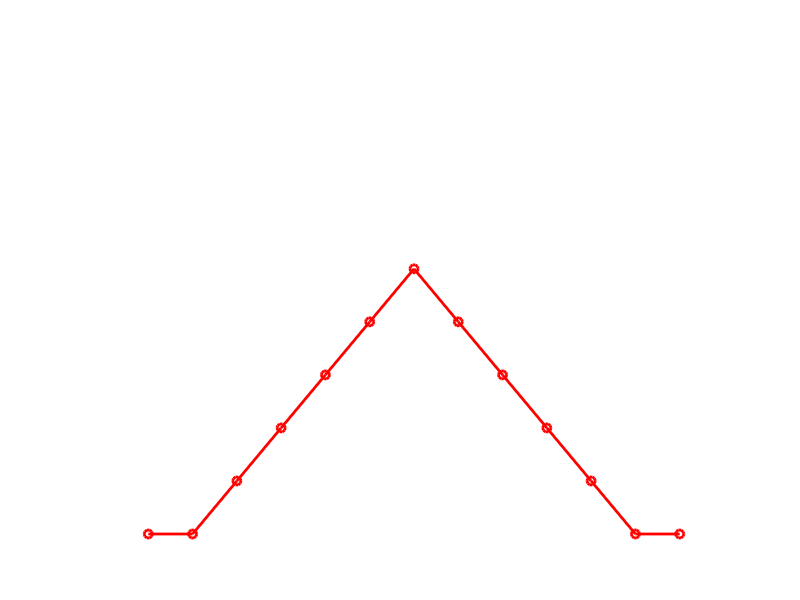
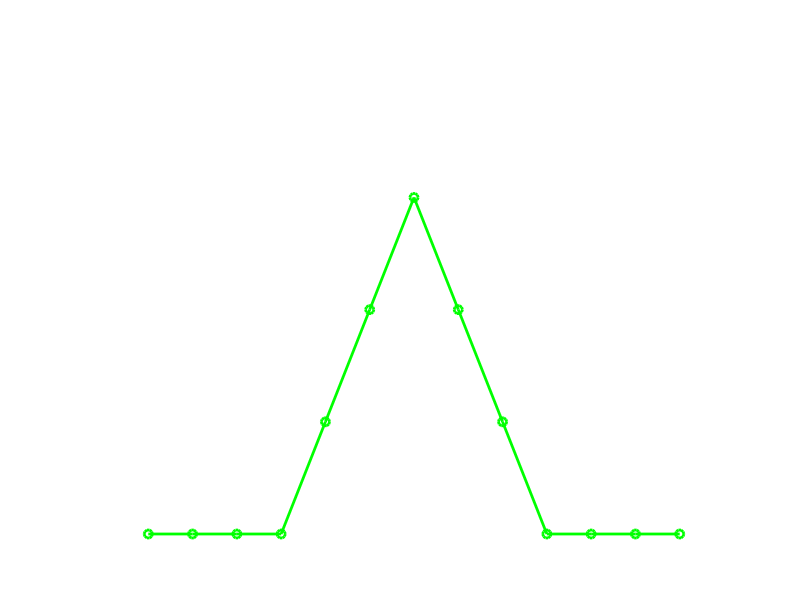
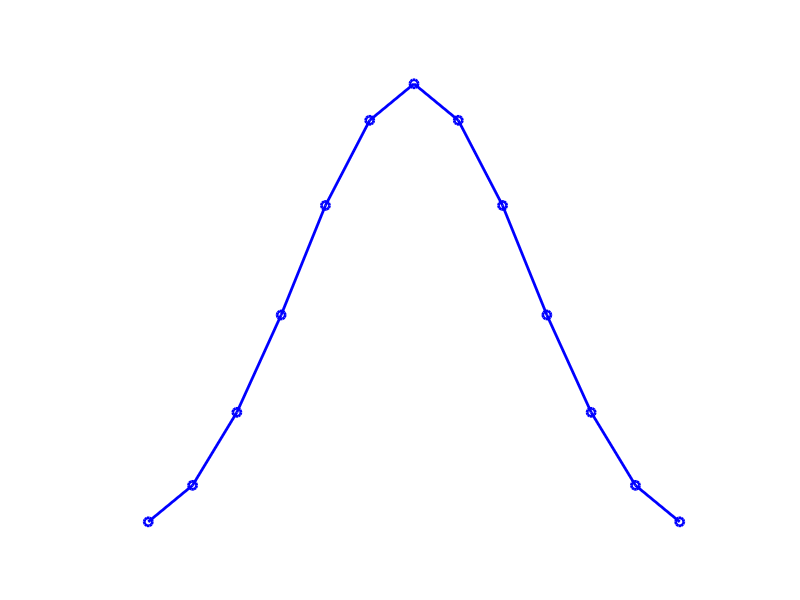

These figures' MATLAB source, in order:
%% View lowpass filter for up/down sampling
close all
m = 5;
M = 2*m-1;

f = zeros(1,M);
f(1:m) = linspace(1/m,1,m);
f(m+1:end) = f(m-1:-1:1);
f = f/norm(f);

n = 3;
N = 2*n-1;

f2 = zeros(1,N);
f2(1:n) = linspace(1/n,1,n);
f2(n+1:end) = f2(n-1:-1:1);
f2 = f2/norm(f2);

f3  = conv(f,f2);
NM = numel(f3);

topDir = 'C:\Users\dpqb1\Desktop\dissertation_figures';

fig1 = figure;
plot(padarray(f',(NM-M)/2),'-or','Linewidth',2)
ylim([0 1])
set(gca,'XColor','none','YColor','none')
saveas(fig1,fullfile(topDir,'phi1.png'))

fig2 = figure;
plot(padarray(f2',(NM-N)/2),'-og','Linewidth',2)
ylim([0 1])
set(gca,'XColor','none','YColor','none')
saveas(fig2,fullfile(topDir,'phi2.png'))

fig3 = figure;
plot(f3,'-ob','Linewidth',2)
ylim([0 1])
set(gca,'XColor','none','YColor','none')
saveas(fig3,fullfile(topDir,'phi1phi2.png'))

% set(gca, 'box','off','XTickLabel',[],'XTick',[],'YTickLabel',[],'YTick',[])

% str1 = sprintf('\\phi_%i',m);
% str2 = sprintf('\\phi_%i',n);
% str3 = sprintf('\\phi_%i \\ast \\phi_%i',m,n);
% legend(str1,str2,str3,'FontSize',14)
